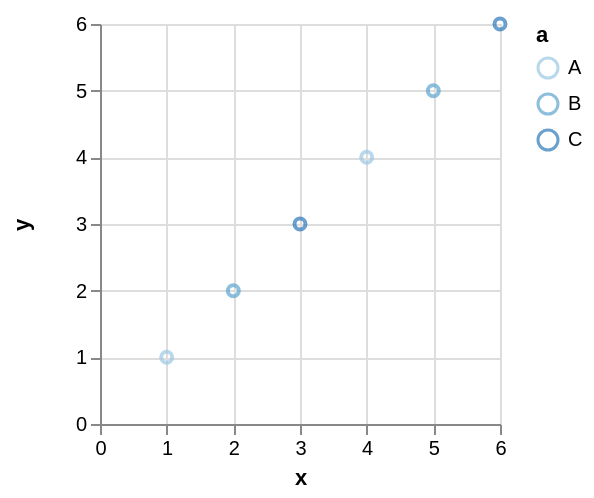

The specification (Vega-Lite) saved for this image:
### Vega specification from a JSON file in a GitHub repository (floating-point values rounded to 4 significant figures)
{"$schema": "https://vega.github.io/schema/vega/v3.0.json", "autosize": "pad", "padding": 5, "width": 200, "height": 200, "style": "cell", "data": [{"name": "source_0", "values": [{"a": "B", "x": 2, "y": 2}, {"a": "A", "x": 1, "y": 1}, {"a": "A", "x": 4, "y": 4}, {"a": "B", "x": 5, "y": 5}, {"a": "C", "x": 3, "y": 3}, {"a": "C", "x": 6, "y": 6}]}, {"name": "data_0", "source": "source_0", "transform": [{"type": "formula", "expr": "toNumber(datum[\"x\"])", "as": "x"}, {"type": "formula", "expr": "toNumber(datum[\"y\"])", "as": "y"}, {"type": "filter", "expr": "datum[\"x\"] !== null && !isNaN(datum[\"x\"]) && datum[\"y\"] !== null && !isNaN(datum[\"y\"])"}]}], "marks": [{"name": "marks", "type": "symbol", "style": ["point"], "from": {"data": "data_0"}, "encode": {"update": {"x": {"scale": "x", "field": "x"}, "y": {"scale": "y", "field": "y"}, "stroke": {"scale": "color", "field": "a"}, "fill": {"value": "transparent"}, "opacity": {"value": 0.7}}}}], "scales": [{"name": "x", "type": "linear", "domain": {"data": "data_0", "field": "x"}, "range": [0, {"signal": "width"}], "nice": true, "zero": true}, {"name": "y", "type": "linear", "domain": {"data": "data_0", "field": "y"}, "range": [{"signal": "height"}, 0], "nice": true, "zero": true}, {"name": "color", "type": "ordinal", "domain": {"data": "data_0", "field": "a", "sort": true}, "range": "ordinal"}], "axes": [{"scale": "x", "labelOverlap": true, "orient": "bottom", "tickCount": {"signal": "ceil(width/40)"}, "title": "x", "zindex": 1}, {"scale": "x", "domain": false, "grid": true, "labels": false, "maxExtent": 0, "minExtent": 0, "orient": "bottom", "tickCount": {"signal": "ceil(width/40)"}, "ticks": false, "zindex": 0, "gridScale": "y"}, {"scale": "y", "labelOverlap": true, "orient": "left", "tickCount": {"signal": "ceil(height/40)"}, "title": "y", "zindex": 1}, {"scale": "y", "domain": false, "grid": true, "labels": false, "maxExtent": 0, "minExtent": 0, "orient": "left", "tickCount": {"signal": "ceil(height/40)"}, "ticks": false, "zindex": 0, "gridScale": "x"}], "legends": [{"stroke": "color", "title": "a", "encode": {"symbols": {"update": {"opacity": {"value": 0.7}}}}}], "config": {"axisY": {"minExtent": 30}}}
